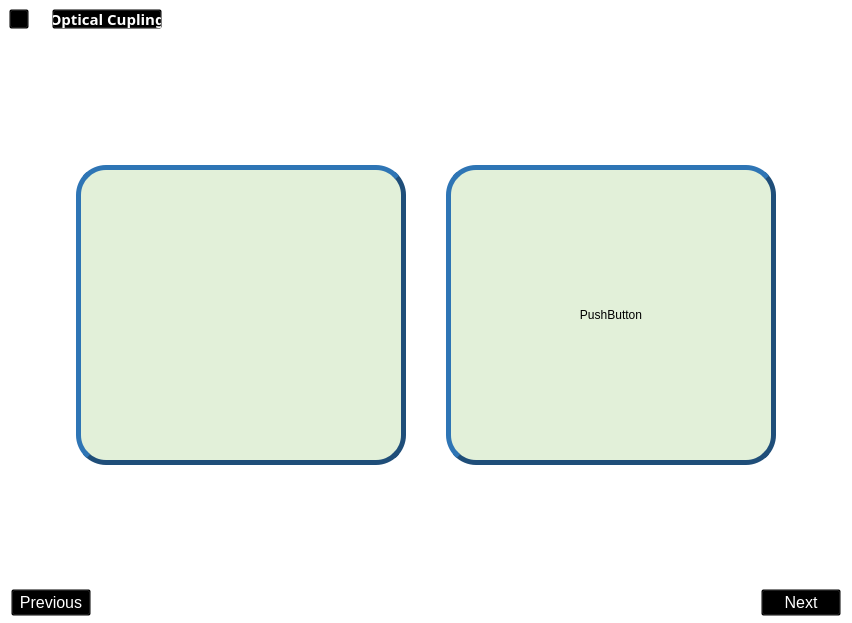
           <widget class="QWidget" name="coupling__pg">
            <property name="styleSheet">
             <string notr="true">background:transparent;</string>
            </property>
            <layout class="QVBoxLayout" name="verticalLayout_7">
             <property name="spacing">
              <number>0</number>
             </property>
             <property name="leftMargin">
              <number>0</number>
             </property>
             <property name="topMargin">
              <number>0</number>
             </property>
             <property name="rightMargin">
              <number>0</number>
             </property>
             <property name="bottomMargin">
              <number>0</number>
             </property>
             <item>
              <widget class="QFrame" name="frame_hierarq">
               <property name="styleSheet">
                <string notr="true">    color: rgb(255, 255, 255);
    background: transparent;</string>
               </property>
               <property name="frameShape">
                <enum>QFrame::StyledPanel</enum>
               </property>
               <property name="frameShadow">
                <enum>QFrame::Raised</enum>
               </property>
               <layout class="QHBoxLayout" name="horizontalLayout_7">
                <property name="spacing">
                 <number>8</number>
                </property>
                <property name="leftMargin">
                 <number>8</number>
                </property>
                <property name="topMargin">
                 <number>8</number>
                </property>
                <property name="rightMargin">
                 <number>8</number>
                </property>
                <property name="bottomMargin">
                 <number>8</number>
                </property>
                <item>
                 <widget class="QPushButton" name="btn_home">
                  <property name="minimumSize">
                   <size>
                    <width>20</width>
                    <height>20</height>
                   </size>
                  </property>
                  <property name="maximumSize">
                   <size>
                    <width>20</width>
                    <height>20</height>
                   </size>
                  </property>
                  <property name="font">
                   <font>
                    <underline>false</underline>
                   </font>
                  </property>
                  <property name="cursor">
                   <cursorShape>PointingHandCursor</cursorShape>
                  </property>
                  <property name="styleSheet">
                   <string notr="true">color: rgb(255, 255, 255);
background: transparent;</string>
                  </property>
                  <property name="text">
                   <string/>
                  </property>
                  <property name="icon">
                   <iconset resource="icons_.qrc">
                    <normaloff>:/icons/icons/casa.png</normaloff>:/icons/icons/casa.png</iconset>
                  </property>
                  <property name="iconSize">
                   <size>
                    <width>20</width>
                    <height>20</height>
                   </size>
                  </property>
                 </widget>
                </item>
                <item>
                 <widget class="QLabel" name="label_11">
                  <property name="maximumSize">
                   <size>
                    <width>10</width>
                    <height>10</height>
                   </size>
                  </property>
                  <property name="text">
                   <string/>
                  </property>
                  <property name="pixmap">
                   <pixmap resource="icons_.qrc">:/icons/icons/simbolo-de-setas-duplas-para-a-direita-para-avancar.png</pixmap>
                  </property>
                  <property name="scaledContents">
                   <bool>true</bool>
                  </property>
                 </widget>
                </item>
                <item>
                 <widget class="QPushButton" name="pushButton_2">
                  <property name="sizePolicy">
                   <sizepolicy hsizetype="Maximum" vsizetype="Fixed">
                    <horstretch>0</horstretch>
                    <verstretch>0</verstretch>
                   </sizepolicy>
                  </property>
                  <property name="minimumSize">
                   <size>
                    <width>110</width>
                    <height>20</height>
                   </size>
                  </property>
                  <property name="maximumSize">
                   <size>
                    <width>110</width>
                    <height>20</height>
                   </size>
                  </property>
                  <property name="font">
                   <font>
                    <family>Segoe UI Semibold</family>
                    <pointsize>11</pointsize>
                    <weight>75</weight>
                    <bold>true</bold>
                    <underline>false</underline>
                   </font>
                  </property>
                  <property name="cursor">
                   <cursorShape>PointingHandCursor</cursorShape>
                  </property>
                  <property name="autoFillBackground">
                   <bool>false</bool>
                  </property>
                  <property name="styleSheet">
                   <string notr="true">color: rgb(255, 255, 255);
background: transparent;</string>
                  </property>
                  <property name="text">
                   <string>Optical Cupling</string>
                  </property>
                  <property name="checkable">
                   <bool>false</bool>
                  </property>
                  <property name="checked">
                   <bool>false</bool>
                  </property>
                  <property name="autoDefault">
                   <bool>false</bool>
                  </property>
                  <property name="default">
                   <bool>false</bool>
                  </property>
                 </widget>
                </item>
                <item>
                 <spacer name="horizontalSpacer_7">
                  <property name="orientation">
                   <enum>Qt::Horizontal</enum>
                  </property>
                  <property name="sizeHint" stdset="0">
                   <size>
                    <width>681</width>
                    <height>15</height>
                   </size>
                  </property>
                 </spacer>
                </item>
               </layout>
              </widget>
             </item>
             <item>
              <widget class="QLabel" name="coupling_label">
               <property name="minimumSize">
                <size>
                 <width>0</width>
                 <height>60</height>
                </size>
               </property>
               <property name="font">
                <font>
                 <pointsize>20</pointsize>
                </font>
               </property>
               <property name="text">
                <string>&lt;html&gt;&lt;head/&gt;&lt;body&gt;&lt;p align=&quot;center&quot;&gt;&lt;span style=&quot; font-size:22pt; color:#ffffff;&quot;&gt;Optical Coupling&lt;/span&gt;&lt;/p&gt;&lt;/body&gt;&lt;/html&gt;</string>
               </property>
              </widget>
             </item>
             <item>
              <spacer name="verticalSpacer_4">
               <property name="orientation">
                <enum>Qt::Vertical</enum>
               </property>
               <property name="sizeType">
                <enum>QSizePolicy::Expanding</enum>
               </property>
               <property name="sizeHint" stdset="0">
                <size>
                 <width>20</width>
                 <height>40</height>
                </size>
               </property>
              </spacer>
             </item>
             <item>
              <widget class="QFrame" name="frame_3">
               <property name="sizePolicy">
                <sizepolicy hsizetype="Preferred" vsizetype="Preferred">
                 <horstretch>0</horstretch>
                 <verstretch>0</verstretch>
                </sizepolicy>
               </property>
               <property name="maximumSize">
                <size>
                 <width>1000000</width>
                 <height>100000</height>
                </size>
               </property>
               <property name="frameShape">
                <enum>QFrame::StyledPanel</enum>
               </property>
               <property name="frameShadow">
                <enum>QFrame::Raised</enum>
               </property>
               <layout class="QHBoxLayout" name="horizontalLayout_12">
                <property name="spacing">
                 <number>0</number>
                </property>
                <property name="leftMargin">
                 <number>0</number>
                </property>
                <property name="topMargin">
                 <number>0</number>
                </property>
                <property name="rightMargin">
                 <number>0</number>
                </property>
                <property name="bottomMargin">
                 <number>0</number>
                </property>
               </layout>
              </widget>
             </item>
             <item>
              <widget class="QFrame" name="frame_prism_fiber">
               <property name="minimumSize">
                <size>
                 <width>680</width>
                 <height>350</height>
                </size>
               </property>
               <property name="frameShape">
                <enum>QFrame::StyledPanel</enum>
               </property>
               <property name="frameShadow">
                <enum>QFrame::Raised</enum>
               </property>
               <layout class="QHBoxLayout" name="horizontalLayout_8">
                <property name="spacing">
                 <number>0</number>
                </property>
                <property name="leftMargin">
                 <number>0</number>
                </property>
                <property name="topMargin">
                 <number>0</number>
                </property>
                <property name="rightMargin">
                 <number>0</number>
                </property>
                <property name="bottomMargin">
                 <number>0</number>
                </property>
                <item>
                 <spacer name="horizontalSpacer_6">
                  <property name="orientation">
                   <enum>Qt::Horizontal</enum>
                  </property>
                  <property name="sizeHint" stdset="0">
                   <size>
                    <width>40</width>
                    <height>20</height>
                   </size>
                  </property>
                 </spacer>
                </item>
                <item>
                 <widget class="QPushButton" name="prism_btn">
                  <property name="sizePolicy">
                   <sizepolicy hsizetype="Expanding" vsizetype="Preferred">
                    <horstretch>0</horstretch>
                    <verstretch>0</verstretch>
                   </sizepolicy>
                  </property>
                  <property name="minimumSize">
                   <size>
                    <width>330</width>
                    <height>200</height>
                   </size>
                  </property>
                  <property name="maximumSize">
                   <size>
                    <width>350</width>
                    <height>300</height>
                   </size>
                  </property>
                  <property name="cursor">
                   <cursorShape>PointingHandCursor</cursorShape>
                  </property>
                  <property name="styleSheet">
                   <string notr="true">QPushButton{

background-color: rgb(226, 240, 217);
border-color: rgb(31, 78, 121);
border-radius: 30px;
border-style: outset;
border-width: 5px;
}

QPushButton:hover{
	
	border-color: rgb(255, 170, 0);

}

QPushButton:pressed{
	
	border-color: rgb(0, 170, 0);

}</string>
                  </property>
                  <property name="text">
                   <string/>
                  </property>
                  <property name="icon">
                   <iconset resource="icons_.qrc">
                    <normaloff>:/icons/icons/prism.png</normaloff>:/icons/icons/prism.png</iconset>
                  </property>
                  <property name="iconSize">
                   <size>
                    <width>250</width>
                    <height>250</height>
                   </size>
                  </property>
                 </widget>
                </item>
                <item>
                 <spacer name="horizontalSpacer_9">
                  <property name="orientation">
                   <enum>Qt::Horizontal</enum>
                  </property>
                  <property name="sizeType">
                   <enum>QSizePolicy::Preferred</enum>
                  </property>
                  <property name="sizeHint" stdset="0">
                   <size>
                    <width>40</width>
                    <height>20</height>
                   </size>
                  </property>
                 </spacer>
                </item>
                <item>
                 <widget class="QPushButton" name="fiber_btn">
                  <property name="sizePolicy">
                   <sizepolicy hsizetype="Minimum" vsizetype="Preferred">
                    <horstretch>0</horstretch>
                    <verstretch>0</verstretch>
                   </sizepolicy>
                  </property>
                  <property name="minimumSize">
                   <size>
                    <width>330</width>
                    <height>200</height>
                   </size>
                  </property>
                  <property name="maximumSize">
                   <size>
                    <width>350</width>
                    <height>300</height>
                   </size>
                  </property>
                  <property name="cursor">
                   <cursorShape>PointingHandCursor</cursorShape>
                  </property>
                  <property name="styleSheet">
                   <string notr="true">QPushButton{

background-color: rgb(226, 240, 217);
border-color: rgb(31, 78, 121);
border-radius: 30px;
border-style: outset;
border-width: 5px;
}

QPushButton:hover{
	
	border-color: rgb(255, 170, 0);

}

QPushButton:pressed{

	
	border-color: rgb(0, 170, 0);

}</string>
                  </property>
                  <property name="text">
                   <string>PushButton</string>
                  </property>
                 </widget>
                </item>
                <item>
                 <spacer name="horizontalSpacer_10">
                  <property name="orientation">
                   <enum>Qt::Horizontal</enum>
                  </property>
                  <property name="sizeHint" stdset="0">
                   <size>
                    <width>40</width>
                    <height>20</height>
                   </size>
                  </property>
                 </spacer>
                </item>
               </layout>
              </widget>
             </item>
             <item>
              <widget class="QLabel" name="warning">
               <property name="sizePolicy">
                <sizepolicy hsizetype="Preferred" vsizetype="Minimum">
                 <horstretch>0</horstretch>
                 <verstretch>0</verstretch>
                </sizepolicy>
               </property>
               <property name="minimumSize">
                <size>
                 <width>50</width>
                 <height>50</height>
                </size>
               </property>
               <property name="font">
                <font>
                 <pointsize>16</pointsize>
                </font>
               </property>
               <property name="text">
                <string>&lt;html&gt;&lt;head/&gt;&lt;body&gt;&lt;pre align=&quot;center&quot; style=&quot; margin-top:12px; margin-bottom:12px; margin-left:0px; margin-right:0px; -qt-block-indent:0; text-indent:0px;&quot;&gt;&lt;a name=&quot;tw-target-text-container&quot;/&gt;&lt;span style=&quot; font-family:'monospace'; color:#ffffff;&quot;/&gt;&lt;span style=&quot; font-family:'monospace'; color:#ffffff;&quot;&gt;- Select an option for optical coupling - &lt;/span&gt;&lt;/pre&gt;&lt;/body&gt;&lt;/html&gt;</string>
               </property>
              </widget>
             </item>
             <item>
              <spacer name="verticalSpacer_5">
               <property name="orientation">
                <enum>Qt::Vertical</enum>
               </property>
               <property name="sizeHint" stdset="0">
                <size>
                 <width>20</width>
                 <height>40</height>
                </size>
               </property>
              </spacer>
             </item>
             <item>
              <widget class="QFrame" name="frame_4">
               <property name="sizePolicy">
                <sizepolicy hsizetype="Preferred" vsizetype="Preferred">
                 <horstretch>0</horstretch>
                 <verstretch>0</verstretch>
                </sizepolicy>
               </property>
               <property name="maximumSize">
                <size>
                 <width>1000000</width>
                 <height>100000</height>
                </size>
               </property>
               <property name="frameShape">
                <enum>QFrame::StyledPanel</enum>
               </property>
               <property name="frameShadow">
                <enum>QFrame::Raised</enum>
               </property>
               <layout class="QHBoxLayout" name="horizontalLayout_13">
                <property name="spacing">
                 <number>0</number>
                </property>
                <property name="leftMargin">
                 <number>0</number>
                </property>
                <property name="topMargin">
                 <number>0</number>
                </property>
                <property name="rightMargin">
                 <number>0</number>
                </property>
                <property name="bottomMargin">
                 <number>0</number>
                </property>
               </layout>
              </widget>
             </item>
             <item>
              <widget class="QFrame" name="frame_next_previous">
               <property name="styleSheet">
                <string notr="true">background: transparent;</string>
               </property>
               <property name="frameShape">
                <enum>QFrame::StyledPanel</enum>
               </property>
               <property name="frameShadow">
                <enum>QFrame::Raised</enum>
               </property>
               <layout class="QHBoxLayout" name="horizontalLayout_6">
                <property name="spacing">
                 <number>5</number>
                </property>
                <property name="leftMargin">
                 <number>10</number>
                </property>
                <property name="topMargin">
                 <number>6</number>
                </property>
                <property name="rightMargin">
                 <number>10</number>
                </property>
                <property name="bottomMargin">
                 <number>6</number>
                </property>
                <item>
                 <widget class="QPushButton" name="prev_btn_coup">
                  <property name="font">
                   <font>
                    <pointsize>12</pointsize>
                   </font>
                  </property>
                  <property name="cursor">
                   <cursorShape>PointingHandCursor</cursorShape>
                  </property>
                  <property name="layoutDirection">
                   <enum>Qt::LeftToRight</enum>
                  </property>
                  <property name="styleSheet">
                   <string notr="true">color: rgb(255, 255, 255);
background: transparent;</string>
                  </property>
                  <property name="text">
                   <string>Previous</string>
                  </property>
                  <property name="icon">
                   <iconset resource="icons_.qrc">
                    <normaloff>:/icons/icons/simbolo-de-setas-duplas-para-a-esquerda.png</normaloff>:/icons/icons/simbolo-de-setas-duplas-para-a-esquerda.png</iconset>
                  </property>
                  <property name="iconSize">
                   <size>
                    <width>25</width>
                    <height>25</height>
                   </size>
                  </property>
                 </widget>
                </item>
                <item>
                 <spacer name="horizontalSpacer_4">
                  <property name="orientation">
                   <enum>Qt::Horizontal</enum>
                  </property>
                  <property name="sizeType">
                   <enum>QSizePolicy::Expanding</enum>
                  </property>
                  <property name="sizeHint" stdset="0">
                   <size>
                    <width>100</width>
                    <height>20</height>
                   </size>
                  </property>
                 </spacer>
                </item>
                <item>
                 <widget class="QPushButton" name="next_btn_coup">
                  <property name="enabled">
                   <bool>true</bool>
                  </property>
                  <property name="font">
                   <font>
                    <pointsize>12</pointsize>
                   </font>
                  </property>
                  <property name="cursor">
                   <cursorShape>PointingHandCursor</cursorShape>
                  </property>
                  <property name="layoutDirection">
                   <enum>Qt::RightToLeft</enum>
                  </property>
                  <property name="styleSheet">
                   <string notr="true">color: rgb(255, 255, 255);
background: transparent;</string>
                  </property>
                  <property name="inputMethodHints">
                   <set>Qt::ImhDialableCharactersOnly</set>
                  </property>
                  <property name="text">
                   <string>Next</string>
                  </property>
                  <property name="icon">
                   <iconset resource="icons_.qrc">
                    <normaloff>:/icons/icons/simbolo-de-setas-duplas-para-a-direita-para-avancar.png</normaloff>:/icons/icons/simbolo-de-setas-duplas-para-a-direita-para-avancar.png</iconset>
                  </property>
                  <property name="iconSize">
                   <size>
                    <width>25</width>
                    <height>25</height>
                   </size>
                  </property>
                  <property name="checkable">
                   <bool>false</bool>
                  </property>
                  <property name="checked">
                   <bool>false</bool>
                  </property>
                 </widget>
                </item>
               </layout>
              </widget>
             </item>
            </layout>
           </widget>
